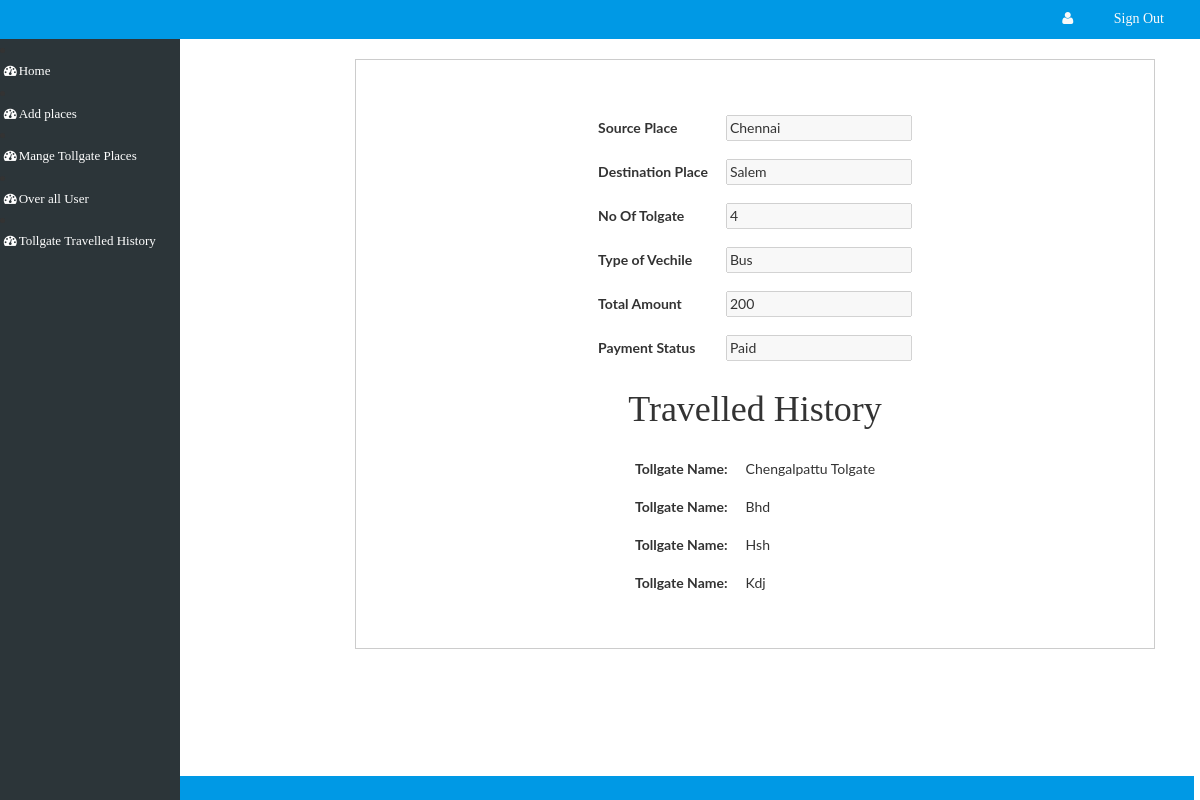
/admin/view-tolgate-page.php?id=10 (signed in), run on the app's committed database.
### tables this page shows
CREATE TABLE `travel_history` (
  `id` int(200) NOT NULL,
  `sources_location` varchar(500) NOT NULL,
  `destination_location` varchar(500) NOT NULL,
  `type_of_vechile` varchar(500) NOT NULL,
  `vehicle_number` varchar(500) NOT NULL,
  `journey_date` varchar(500) NOT NULL,
  `no_of_tolgate` varchar(500) NOT NULL,
  `amount` varchar(500) NOT NULL,
  `paid_status` varchar(500) NOT NULL,
  `type_of_payment` varchar(500) NOT NULL,
  `user_id` varchar(500) NOT NULL
);

CREATE TABLE `travel_distances` (
  `id` int(200) NOT NULL,
  `tolgate_name` varchar(500) NOT NULL,
  `tolgate_id` varchar(500) NOT NULL,
  `payment_id` varchar(500) NOT NULL
);

### admin/view-tolgate-page.php (the view, shortened to what this page needs)
<?php
if($_SESSION)
{
include('database.php');
if(isset($_GET['id'])){
$payment_id=$_GET['id'];
$serach_query="SELECT * FROM `travel_history` WHERE `id`='$payment_id'";
$serach_res=mysqli_query($con,$serach_query);
$serach_row=mysqli_fetch_assoc($serach_res);
}
?>
<!DOCTYPE html>
<html lang="en">
<head>
<link rel="stylesheet" href="css/bootstrap.min.css">
<link rel="stylesheet" href="css/bootstrap-select.css">
<link href="css/style.css" rel="stylesheet" type="text/css" media="all" />
<link rel="stylesheet" type="text/css" href="css/jquery-ui1.css">
<link rel="stylesheet" href="css/font-awesome.min.css" />
<link rel="stylesheet" href="css/menu_sideslide.css" type="text/css" media="all">
<link href="css/jquery.uls.css" rel="stylesheet"/>
<link href="css/jquery.uls.grid.css" rel="stylesheet"/>
<link href="css/jquery.uls.lcd.css" rel="stylesheet"/>
</head>
<body>
	<?php
	include 'header.php';
	?>
<?php
				include 'side-menu.php';
				?>
	<div class="total-ads main-grid-border">
		<div class="container">
			<div class="ads-grid">
				<div class="agileinfo-ads-display col-md-9">
					<div class="wrapper">
					<div class="bs-example bs-example-tabs" role="tabpanel" data-example-id="togglable-tabs">
					  <div id="myTabContent" class="tab-content">
						<div role="tabpanel" class="tab-pane fade in active" id="home" aria-labelledby="home-tab">
						   <div>
							<div id="container">
								<center>
									<table>
										<tr>
										<th>
											Source Place
										</th>
										<td>
											<input type="text" name="source_place"  required="" disabled="" value="<?php echo $serach_row['sources_location']; ?>">
										</td>
										</tr>
										<tr>
										<th>
											Destination Place
										</th>
										<td>
											<input type="text" name="destination_place" required="" disabled="" value="<?php echo $serach_row['destination_location']; ?>">
										</td>
										</tr>
										<tr>
										<th>
											No Of Tolgate
										</th>
										<td>
											<input type="text" name="no-of-tolgate"  required="" disabled="" value="<?php echo $serach_row['no_of_tolgate']; ?>">
										</td>
										</tr>
										<tr>
										<th>
											Type of Vechile
										</th>
										<td>
											<input type="text" name="no-of-tolgate"  required="" disabled="" value="<?php echo $serach_row['type_of_vechile']; ?>">
										</td>
										</tr>
										<tr>
										<th>
											Total Amount
										</th>
										<td>
											<input type="text" name="no-of-tolgate"  required="" disabled="" value="<?php echo $serach_row['amount']; ?>">
										</td>
										</tr>
										<tr>
										<th>
											Payment Status
										</th>
										<td>
											<?php
											if($serach_row['paid_status']=='Paid'){
											$check="Paid";
											}else{
											$check="Not Paid";
											}
											?>
											<input type="text" name="no-of-tolgate"  required="" disabled="" value="<?php echo $check; ?>">
										</td>
										</tr>
									</table>
								</center>
								<center>
									<br>
									<h1>Travelled History</h1>
									<br>
									<?php
									$tolgate_list_query="SELECT * FROM `travel_distances` WHERE `payment_id`='$payment_id'";
									$tolgate_list_res=mysqli_query($con,$tolgate_list_query);
									?>
									<table>
									<?php
									while ($tolgate_list_row=mysqli_fetch_assoc($tolgate_list_res)) {
									?>
									<tr>
										<th>
											Tollgate Name:
										</th>
										<td>
											<?php echo $tolgate_list_row['tolgate_name']; ?>
											</td>
										</tr>
									<?php
									}
									 ?>
									 </table>
								</center>
						</div>
							</div>
						</div>
					  </div>
					</div>
				</div>
				</div>
				<div class="clearfix"></div>
			</div>
		</div>
	</div>
		<?php
		include('footer.php');
		?>
</body>
</html>
<?php
}
else
{
	echo "<script>alert('sorry you are not login please login');</script>";
	echo "<script>window.location='index.php';</script>";
}
?>

### admin/side-menu.php (style rules this page uses)
body { font-family: "Lato", sans-serif; }

### admin/view-tolgate-page.php (style rules this page uses)
td, th { padding: 9px; }

### data on the page
travel_history: source_place "Chennai", destination_place "Salem", no-of-tolgate "4", no-of-tolgate "Bus", no-of-tolgate "200", no-of-tolgate "Paid"
travel_distances: tolgate_name "Chengalpattu Tolgate"
travel_distances: tolgate_name "Bhd"
travel_distances: tolgate_name "Hsh"
travel_distances: tolgate_name "Kdj"
